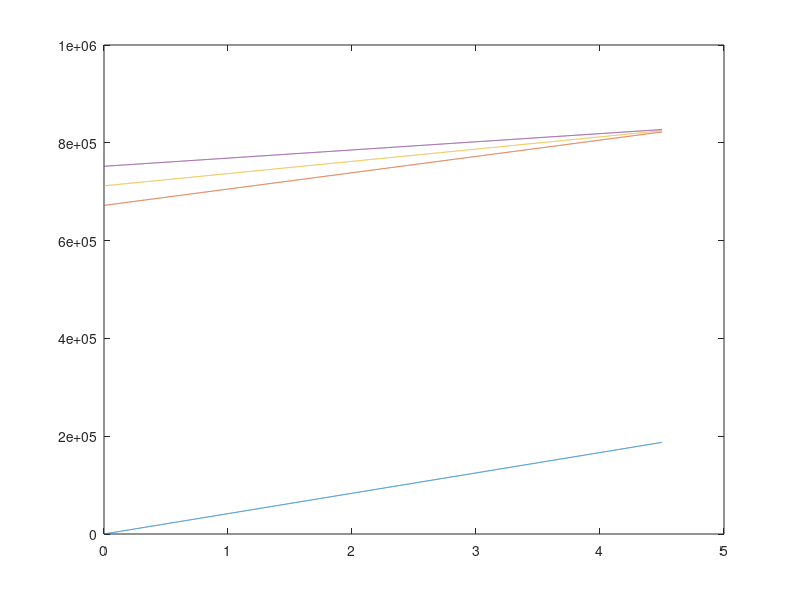

Write the MATLAB code that produced this figure. (Note: this script raises an error after producing the figure.)
close all
N_b=10000;                            % number of building
Ns=3;                                 %The number of sectors 3 or 1
a_M=4.7;                              %The portion of the power consumption for macro BS
b_M=130;                              %The power consumption of the active site cooling and the signa processing for macro BS
a_F=8;                                %The portion of the power consumption for femto BS
b_F=4.8;                              %The power consumption of the active site cooling and the signa processing for femto BS
P_tx_macro=6.8;                       %power fed of the antenna of the macro BS
P_tx_femto=0.2;                       %power fed of the antenna of the femto BS
ro=3000;                              %population density per Km*Km
alpha_max=0.16;                       %16% of the subscribers are active during the busy hour
A=10*10;                              %The covered area
N_a=N_b*10;                           %number of appartement
C_macro=75;                           %The average macro BS
r=0:0.001:4.5;                        %avrerage data rate reaquirement per active user

Price_femto =200;                     %The price of the femto BS

A_g_tot=r.*A;                         %the total aggregate trafic collected at the fiber switch
U_max=10;                             %The maximum transmission rate of an uplink interface
C_MW=36;                              %the maximum capacity of the switch

N_active_macro=C_macro./r;            %The number of active users
         
n_Dslam_ports= 16;                    % number of ports of the Dslam
n_F_ports= 24;                        % number of ports of the fiber switch
Price_modem= 189;                     % modem price

Price_Dslam=1035;                     % Dslam price
Price_SFP= 399.95;                    % small form-factor pluggable transceivers price
            
Price_s=3995;                         % price of fiber switch
Price_SFP_=399.95;                    % price of SFP+         
Price_antenna_macro=2000;             % price of antenna in macro BS
Price_Hub=50000;                      % price of Hub and installation 
Price_GES= 1800;                      % price of Gigabit ethernet switch
n_GES=12;                             %number of port in GES
n_MW=20;                              % the max number of microwave links a hub can support

Price_spec=150;

figure 

for mu=0:0.2:0.6
    if mu==0
        N_macro=(ro*A*alpha_max)./N_active_macro; 
        N_hub=(N_macro)./n_MW; 
        N_ul=A_g_tot/U_max;
        N_MW=A_g_tot/C_MW;
        P_arch2=N_macro*(Price_antenna_macro)+N_hub*Price_Hub +N_ul*Price_SFP_;
        P2=(P_arch2+N_macro*Price_antenna_macro)/A;
        plot(r,P2)
        hold on
    else
        N_femto = N_a*mu;
        P_GES=(N_femto.*Price_GES)./(N_b*n_GES);
        N_macro=(ro*A*(1-mu)*alpha_max)./N_active_macro; 
        N_Dslam= N_femto./n_Dslam_ports;  
        N_s= (N_Dslam+N_macro)./n_F_ports;
        N_hub=(N_b+N_macro)./n_MW; 
        N_ul=max(N_hub,A_g_tot/U_max);
        N_MW=N_hub;
        P_arch2=(N_b+N_macro)*Price_antenna_macro+N_b*Price_GES+N_hub*Price_Hub +N_ul*Price_SFP_;
        P2=(N_femto*Price_femto+N_macro*Price_antenna_macro+P_arch2)/A;
        plot(r,P2)
        hold on
    end
end

figure 
for mu=0:0.2:0.6
         if mu==0
            N_macro=(ro*A*alpha_max)./N_active_macro; 
            N_hub=(N_macro)./n_MW; 
            N_MW=max(N_hub,A_g_tot/C_MW);
            N_ul=max(N_hub,A_g_tot/U_max);
            P_arch3= N_macro*Price_antenna_macro+N_hub*(Price_Hub)+N_ul*Price_SFP_; 
            P3=(P_arch3+N_macro*P_macro)/A;
            plot(r,P3)
            hold on
         else
            N_femto = N_a*mu;
            P_GES=(N_femto.*Price_GES)./(N_b*n_GES);
            N_macro=(ro*A*(1-mu)*alpha_max)./N_active_macro; 
            N_Dslam= N_femto./n_Dslam_ports;  
            N_s= N_b./n_F_ports; 
            N_hub=(N_macro)./n_MW; 
            N_ul=max(N_hub+N_s,A_g_tot/U_max);
            N_MW=N_hub;
            P_arch3= N_b*(Price_GES+2*Price_SFP)+N_macro*Price_antenna_macro+N_s*Price_s+N_hub*(Price_Hub)+N_ul*Price_SFP_; 
            P3=(N_femto*Price_femto+N_macro*P_macro+P_arch3)/A;
            plot(r,P3)
            hold on
         end
end

figure 
for mu=0:0.2:0.6
    if mu==0
        N_macro=(ro*A*alpha_max)./N_active_macro; 
        N_split=floor((N_b+N_macro)/N_port_split)+1;                        %nombre de splitter   
        N_s= floor((N_split)/n_F_ports)+1;
        N_ul=max(N_s,A_g_tot/U_max);
        P_arch4= N_s*P_s+N_ul*P_SFP_+2*N_macro*P_SFP; 
        P4=(N_macro*P_macro+P_arch4)/A;
        plot(r,P4)
        hold on
    else
        N_femto = N_a*mu;
        P_GES=(N_femto.*P_GES_max)./(N_b*n_GES);
        N_macro=(ro*A*(1-mu)*alpha_max)./N_active_macro; 
        N_split=floor((N_b+N_macro)/N_port_split)+1;                        %nombre de splitter   
        N_s= floor(N_split/n_F_ports)+1; 
        N_ul=max(N_s,A_g_tot/U_max);
        P_arch5= N_b*(P_GES+2*P_SFP+P_ONU)+N_s*P_s+N_ul*P_SFP_+N_macro*(2*P_SFP+P_ONU); 
        P5=(N_femto*P_femto+N_macro*P_macro+P_arch5)/A;
        plot(r,P5)
        hold on
    end
end
